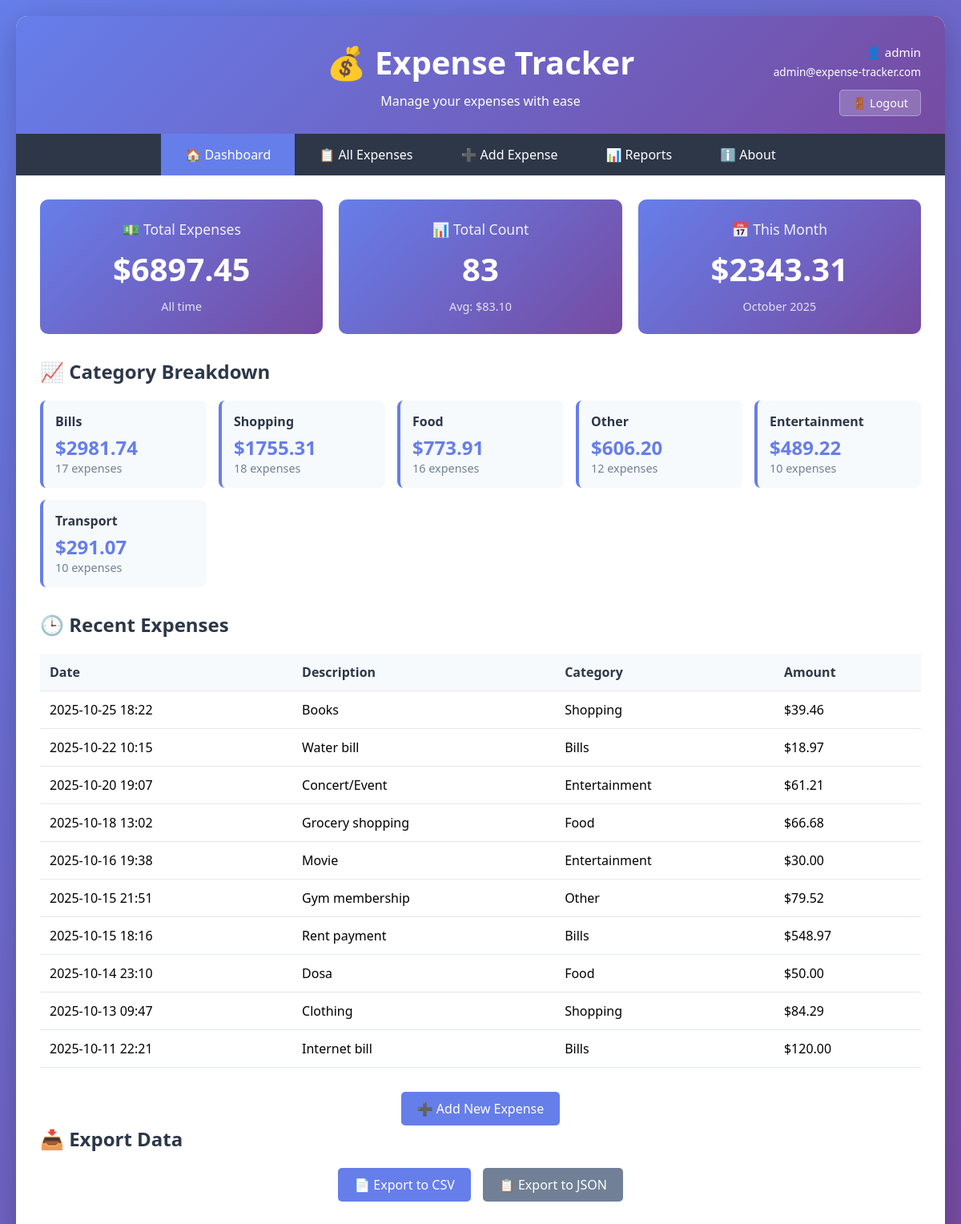
The page / (signed in) on the database its author committed.
### tables this page shows
CREATE TABLE users (
            id INTEGER PRIMARY KEY AUTOINCREMENT,
            username TEXT UNIQUE NOT NULL,
            email TEXT UNIQUE NOT NULL,
            password_hash TEXT NOT NULL,
            created_at TEXT NOT NULL
        );

CREATE TABLE expenses (
            id INTEGER PRIMARY KEY AUTOINCREMENT,
            amount REAL NOT NULL,
            description TEXT NOT NULL,
            category TEXT NOT NULL,
            date TEXT NOT NULL
        , user_id INTEGER DEFAULT 1);

### web_app.py (the view)
@app.route('/')
@login_required
def index():
    conn = get_db_connection()
    total = conn.execute('SELECT SUM(amount) as total FROM expenses WHERE user_id = ?',
                        (current_user.id,)).fetchone()['total']
    total = total if total else 0
    count = conn.execute('SELECT COUNT(*) as count FROM expenses WHERE user_id = ?',
                        (current_user.id,)).fetchone()['count']
    this_month = conn.execute('''
        SELECT SUM(amount) as total FROM expenses
        WHERE user_id = ? AND strftime('%Y-%m', date) = strftime('%Y-%m', 'now')
    ''', (current_user.id,)).fetchone()['total']
    this_month = this_month if this_month else 0
    categories = conn.execute('''
        SELECT category, SUM(amount) as total, COUNT(*) as count
        FROM expenses
        WHERE user_id = ?
        GROUP BY category
        ORDER BY total DESC
    ''', (current_user.id,)).fetchall()
    recent_expenses = conn.execute('''
        SELECT * FROM expenses
        WHERE user_id = ?
        ORDER BY date DESC
        LIMIT 10
    ''', (current_user.id,)).fetchall()
    conn.close()
    return render_template('index.html',
                         total=total,
                         count=count,
                         this_month=this_month,
                         categories=categories,
                         recent_expenses=recent_expenses,
                         category_list=CATEGORIES,
                         datetime=datetime)

### web_app.py (called while the page is built)
@login_manager.user_loader
def load_user(user_id):
    conn = sqlite3.connect(DB_FILE)
    conn.row_factory = sqlite3.Row
    cursor = conn.cursor()
    user = cursor.execute('SELECT * FROM users WHERE id = ?', (user_id,)).fetchone()
    conn.close()
    if user:
        return User(user['id'], user['username'], user['email'])
    return None

def get_db_connection():
    conn = sqlite3.connect(DB_FILE)
    conn.row_factory = sqlite3.Row
    return conn

### templates/index.html (shortened to what this page needs)
{% extends "base.html" %}
{% block content %}
<div class="stats-grid">
    <div class="stat-card">
        <div class="stat-label">💵 Total Expenses</div>
        <div class="stat-value">${{ "%.2f"|format(total) }}</div>
        <div style="font-size: 0.9em; margin-top: 10px; opacity: 0.8;">All time</div>
    </div>
    <div class="stat-card">
        <div class="stat-label">📊 Total Count</div>
        <div class="stat-value">{{ count }}</div>
        <div style="font-size: 0.9em; margin-top: 10px; opacity: 0.8;">
            {% if count > 0 %}Avg: ${{ "%.2f"|format(total / count) }}{% endif %}
        </div>
    </div>
    <div class="stat-card">
        <div class="stat-label">📅 This Month</div>
        <div class="stat-value">${{ "%.2f"|format(this_month) }}</div>
        <div style="font-size: 0.9em; margin-top: 10px; opacity: 0.8;">
            {{ datetime.now().strftime('%B %Y') }}
        </div>
    </div>
</div>
<div class="section">
    <h2>📈 Category Breakdown</h2>
    <div class="category-grid">
        {% for cat in categories %}
        <div class="category-card">
            <div class="category-name">{{ cat.category }}</div>
            <div class="category-amount">${{ "%.2f"|format(cat.total) }}</div>
            <div class="category-count">{{ cat.count }} expenses</div>
        </div>
        {% endfor %}
    </div>
</div>
<div class="section">
    <h2>🕒 Recent Expenses</h2>
    <table>
        <thead>
            <tr>
                <th>Date</th>
                <th>Description</th>
                <th>Category</th>
                <th>Amount</th>
            </tr>
        </thead>
        <tbody>
            {% for expense in recent_expenses %}
            <tr>
                <td>{{ expense.date[:16] }}</td>
                <td>{{ expense.description }}</td>
                <td>{{ expense.category }}</td>
                <td>${{ "%.2f"|format(expense.amount) }}</td>
            </tr>
            {% endfor %}
        </tbody>
    </table>
</div>
<div style="text-align: center; margin-top: 30px;">
    <a href="{{ url_for('add_expense') }}" class="btn btn-primary">➕ Add New Expense</a>
</div>
<div class="section">
    <h2>📥 Export Data</h2>
    <div style="display: flex; gap: 15px; justify-content: center; margin-top: 20px;">
        <a href="{{ url_for('export_csv') }}" class="btn btn-primary">📄 Export to CSV</a>
        <a href="{{ url_for('export_json') }}" class="btn btn-secondary">📋 Export to JSON</a>
    </div>
</div>
{% endblock %}

### templates/base.html (shortened to what this page needs)
<!DOCTYPE html>
<html lang="en">
<head>
</head>
<body>
    <div class="container">
        <div class="header">
            <div class="user-info">
                <p>👤 {{ current_user.username }}</p>
                <p style="font-size: 0.85em;">{{ current_user.email }}</p>
                <a href="{{ url_for('logout') }}" class="logout-btn">🚪 Logout</a>
            </div>
            <h1>💰 Expense Tracker</h1>
            <p>Manage your expenses with ease</p>
        </div>
        <div class="nav">
            <a href="{{ url_for('index') }}" {% if request.endpoint == 'index' %}class="active"{% endif %}>🏠 Dashboard</a>
            <a href="{{ url_for('expenses') }}" {% if request.endpoint == 'expenses' %}class="active"{% endif %}>📋 All Expenses</a>
            <a href="{{ url_for('add_expense') }}" {% if request.endpoint == 'add_expense' %}class="active"{% endif %}>➕ Add Expense</a>
            <a href="{{ url_for('reports') }}" {% if request.endpoint and 'report' in request.endpoint %}class="active"{% endif %}>📊 Reports</a>
            <a href="{{ url_for('about') }}" {% if request.endpoint == 'about' %}class="active"{% endif %}>ℹ️ About</a>
        </div>
        <div class="content">
            {% block content %}{% endblock %}
        </div>
    </div>
</body>
</html>

### templates/base.html (style rules this page uses)
* { margin: 0; padding: 0; box-sizing: border-box; }
body { font-family: 'Segoe UI', Tahoma, Geneva, Verdana, sans-serif; background: linear-gradient(135deg, #667eea 0%, #764ba2 100%); min-height: 100vh; padding: 20px; }
.container { max-width: 1200px; margin: 0 auto; background: white; border-radius: 15px; box-shadow: 0 10px 40px rgba(0,0,0,0.2); overflow: hidden; }
.header { background: linear-gradient(135deg, #667eea 0%, #764ba2 100%); color: white; padding: 30px; text-align: center; }
.header h1 { font-size: 2.5em; margin-bottom: 10px; }
.user-info { position: absolute; top: 30px; right: 30px; color: white; text-align: right; }
.user-info p { margin: 5px 0; font-size: 0.95em; }
.logout-btn { display: inline-block; margin-top: 8px; padding: 6px 15px; background: rgba(255,255,255,0.2); color: white; text-decoration: none; border-radius: 5px; border: 1px solid rgba(255,255,255,0.3); transition: all 0.3s; font-size: 0.9em; }
.header { position: relative; }
.nav { background: #2d3748; padding: 0; display: flex; justify-content: center; flex-wrap: wrap; }
.nav a { color: white; text-decoration: none; padding: 15px 30px; display: inline-block; transition: background 0.3s; }
.nav a.active { background: #667eea; }
.content { padding: 30px; }
.btn { padding: 10px 20px; border: none; border-radius: 5px; cursor: pointer; font-size: 1em; text-decoration: none; display: inline-block; transition: all 0.3s; }
.btn-primary { background: #667eea; color: white; }
.btn-secondary { background: #718096; color: white; }

### templates/index.html (style rules this page uses)
.stats-grid { display: grid; grid-template-columns: repeat(auto-fit, minmax(250px, 1fr)); gap: 20px; margin-bottom: 30px; }
.stat-card { background: linear-gradient(135deg, #667eea 0%, #764ba2 100%); color: white; padding: 25px; border-radius: 10px; text-align: center; }
.stat-value { font-size: 2.5em; font-weight: bold; margin: 10px 0; }
.stat-label { font-size: 1.1em; opacity: 0.9; }
.section { margin-bottom: 30px; }
.section h2 { margin-bottom: 20px; color: #2d3748; }
.category-grid { display: grid; grid-template-columns: repeat(auto-fit, minmax(200px, 1fr)); gap: 15px; }
.category-card { background: #f7fafc; padding: 15px; border-radius: 8px; border-left: 4px solid #667eea; }
.category-name { font-weight: bold; color: #2d3748; margin-bottom: 5px; }
.category-amount { font-size: 1.5em; color: #667eea; font-weight: bold; }
.category-count { font-size: 0.9em; color: #718096; }
table { width: 100%; border-collapse: collapse; margin-top: 10px; }
th, td { padding: 12px; text-align: left; border-bottom: 1px solid #e2e8f0; }
th { background: #f7fafc; font-weight: bold; color: #2d3748; }

### rows shown on the page
users: username "admin", email "admin@expense-tracker.com"
expenses: date "2025-10-25 18:22", description "Books", category "Shopping", amount "39.46"
expenses: date "2025-10-22 10:15", description "Water bill", category "Bills", amount "18.97"
expenses: date "2025-10-20 19:07", description "Concert/Event", category "Entertainment", amount "61.21"
expenses: date "2025-10-18 13:02", description "Grocery shopping", category "Food", amount "66.68"
expenses: date "2025-10-16 19:38", description "Movie", category "Entertainment", amount "30.00"
expenses: date "2025-10-15 21:51", description "Gym membership", category "Other", amount "79.52"
expenses: date "2025-10-15 18:16", description "Rent payment", category "Bills", amount "548.97"
expenses: date "2025-10-14 23:10", description "Dosa", category "Food", amount "50.00"
expenses: date "2025-10-13 09:47", description "Clothing", category "Shopping", amount "84.29"
expenses: date "2025-10-11 22:21", description "Internet bill", category "Bills", amount "120.00"

### other values the page prints
{{ "%.2f"|format(total) }} "6897.45"
{{ count }} "83"
{{ "%.2f"|format(total / count) }} "83.10"
{{ "%.2f"|format(this_month) }} "2343.31"
{{ cat.category }} "Bills" "Shopping" "Food" "Other" "Entertainment" "Transport"
{{ "%.2f"|format(cat.total) }} "2981.74" "1755.31" "773.91" "606.20" "489.22" "291.07"
{{ cat.count }} "17" "18" "16" "12" "10" "10"
